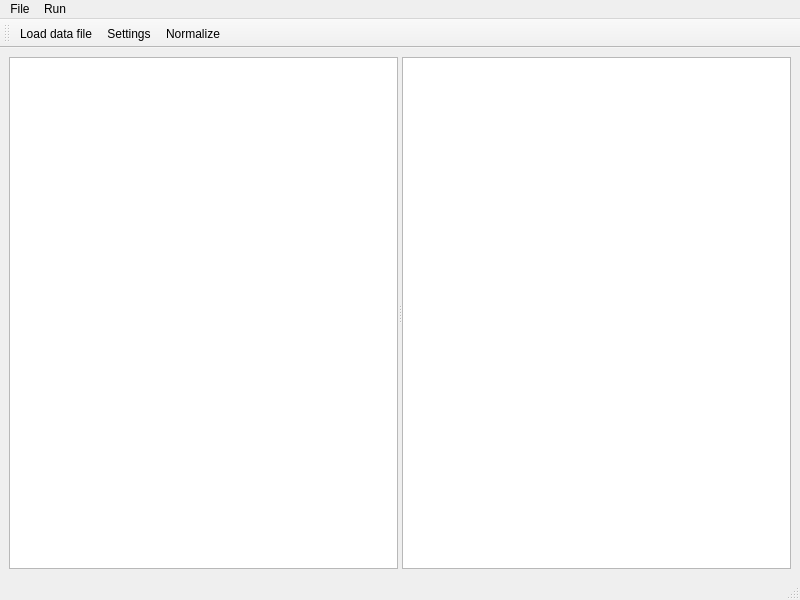
<?xml version="1.0" encoding="UTF-8"?>
<ui version="4.0">
 <class>MainWindow</class>
 <widget class="QMainWindow" name="MainWindow">
  <property name="geometry">
   <rect>
    <x>0</x>
    <y>0</y>
    <width>800</width>
    <height>600</height>
   </rect>
  </property>
  <property name="windowTitle">
   <string>MainWindow</string>
  </property>
  <widget class="QWidget" name="centralwidget">
   <layout class="QGridLayout" name="gridLayout">
    <item row="1" column="0">
     <widget class="QSplitter" name="splitter">
      <property name="orientation">
       <enum>Qt::Horizontal</enum>
      </property>
      <widget class="QTableView" name="tableView"/>
      <widget class="QTableView" name="tableView_2"/>
     </widget>
    </item>
   </layout>
  </widget>
  <widget class="QMenuBar" name="menubar">
   <property name="geometry">
    <rect>
     <x>0</x>
     <y>0</y>
     <width>800</width>
     <height>27</height>
    </rect>
   </property>
   <widget class="QMenu" name="menuFile">
    <property name="title">
     <string>File</string>
    </property>
    <addaction name="actionOpen"/>
    <addaction name="actionData"/>
    <addaction name="actionExit"/>
   </widget>
   <widget class="QMenu" name="menuRun">
    <property name="title">
     <string>Run</string>
    </property>
   </widget>
   <addaction name="menuFile"/>
   <addaction name="menuRun"/>
  </widget>
  <widget class="QStatusBar" name="statusbar"/>
  <widget class="QToolBar" name="toolBar">
   <property name="windowTitle">
    <string>toolBar</string>
   </property>
   <attribute name="toolBarArea">
    <enum>TopToolBarArea</enum>
   </attribute>
   <attribute name="toolBarBreak">
    <bool>true</bool>
   </attribute>
   <addaction name="actionOpen"/>
   <addaction name="actionSettings"/>
   <addaction name="actionNormalize"/>
  </widget>
  <action name="actionOpen">
   <property name="icon">
    <iconset resource="../res.qrc">
     <normaloff>:/res/ui/res/folder.ico</normaloff>:/res/ui/res/folder.ico</iconset>
   </property>
   <property name="text">
    <string>Load data file</string>
   </property>
  </action>
  <action name="actionData">
   <property name="text">
    <string>Data</string>
   </property>
  </action>
  <action name="actionExit">
   <property name="text">
    <string>Exit</string>
   </property>
  </action>
  <action name="actionSettings">
   <property name="icon">
    <iconset resource="../res.qrc">
     <normaloff>:/res/ui/res/settings.png</normaloff>:/res/ui/res/settings.png</iconset>
   </property>
   <property name="text">
    <string>Settings</string>
   </property>
   <property name="toolTip">
    <string>Normalization Settings</string>
   </property>
  </action>
  <action name="actionNormalize">
   <property name="checkable">
    <bool>true</bool>
   </property>
   <property name="icon">
    <iconset resource="../res.qrc">
     <normaloff>:/res/ui/res/norm.png</normaloff>:/res/ui/res/norm.png</iconset>
   </property>
   <property name="text">
    <string>Normalize</string>
   </property>
   <property name="toolTip">
    <string>Normalize dataset</string>
   </property>
  </action>
 </widget>
 <resources>
  <include location="../res.qrc"/>
 </resources>
 <connections/>
</ui>
